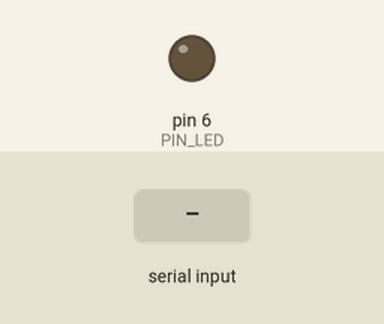
Simulated run of this sketch. Board: Arduino Uno, built with avr-gcc and run on an emulated ATmega328P. On the bench: output pins drawn as LEDs (lit = HIGH). Dashed ring = blinking. The test bench sets the inputs (shaded band).

Above: at 1.2 s.
1.3 s: byte 2 (2) received over Serial
At 1.55 s:
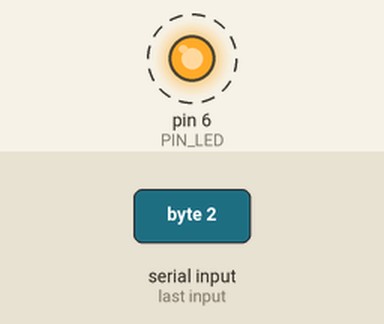
Timing chart, 0 to 4.3 s (numbered marks = the images above; inputs shaded):
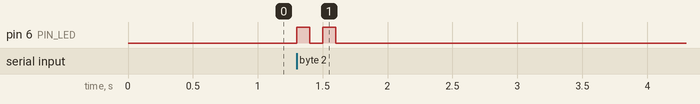

Measured:
- after the input at 1.3 s, pin 6 (PIN_LED): alternates HIGH for 0.10 s and LOW for 0.10 s, 4 changes in all, then stays LOW, starting at once

The sketch:

ble_connect_from_ios.ino
```cpp
const int PIN_LED = 6;

void blinkLED() {
   digitalWrite(PIN_LED, HIGH);
   delay(100);
   digitalWrite(PIN_LED, LOW);
}

void doubleBlinkLED() {
   digitalWrite(PIN_LED, HIGH);
   delay(100);
   digitalWrite(PIN_LED, LOW);
   delay(100);
   digitalWrite(PIN_LED, HIGH);
   delay(100);
   digitalWrite(PIN_LED, LOW);
}

void setup() {
  pinMode(PIN_LED, OUTPUT);
  Serial.begin(9600);
}

void loop() {
  if (Serial.available() > 0) {
    int data = Serial.read();

    if (data == 1) {
        blinkLED();
    }

    if (data == 2) {
        doubleBlinkLED();
    }
  }
}
```
